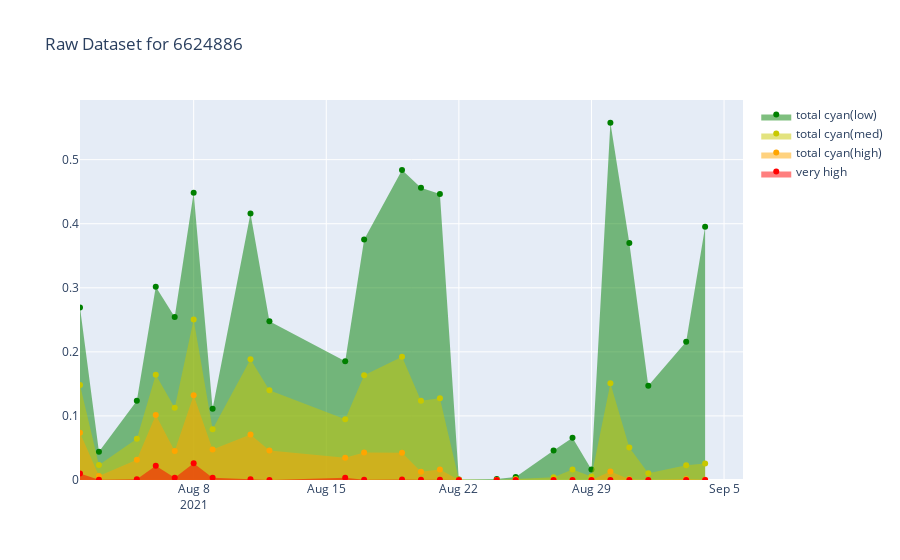

Notebook code for this chart:
### Code cell
traces2 = []
j_data = df[df["OBJECTID"] == str(objectids[0])]
for indx, t in enumerate(totals):
    traces2.append(go.Scatter(x=j_data["date"], y=j_data[t], name=t, mode='markers', fill='tozeroy', marker_color=list(color_mapping.values())[indx+1]))
fig2 = go.Figure(data=traces2)
fig2.update_layout(title={'text':f'Raw Dataset for WB: {objectids[oi]}'})
fig2.show()
